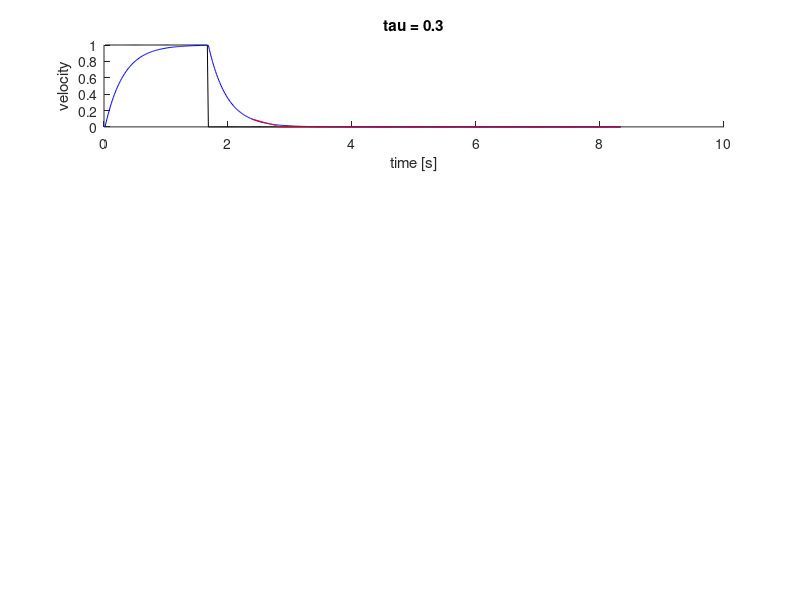

Reproduce this figure in MATLAB. (Note: this script raises an error after producing the figure.)
%% Friction simulation

%% Generate velocity profile
dt = 1/60;
taus = [0.3 1 1.5 2];
vmax = 1;
u = [ones(1,100) zeros(1,400)];
ts = dt*(1:numel(u));

clf;
for tau = taus
    
    a = exp(-dt/tau);
    b = 1-a;
    
    v = zeros(1,numel(ts));
    
    for t = 1:numel(ts)-1
        v(t+1) = a*v(t) + b*vmax*u(t);
    end
    acc = [0 diff(v)/dt];
    
    subplot(numel(taus),1,find(tau==taus)); hold on;
    plot(ts,u,'k'); plot(ts,v,'b'); xlabel('time [s]'); ylabel('velocity');
    title(sprintf('tau = %.1f',tau));
    
    % pick threshold
    thresh = 0.1; % 20% of max velocity
    ind = find(v < thresh*vmax & u==0,1);
    
    % add friction
    tt = ts(ind:end);
    
    fr = 0.2;
    for t = ind:numel(ts)-1
        v(t+1) = sqrt(v(t)^2 - 2*fr*v(t)*dt);
    end
    plot(tt,v(ind:end),'r'); hline(thresh)
end